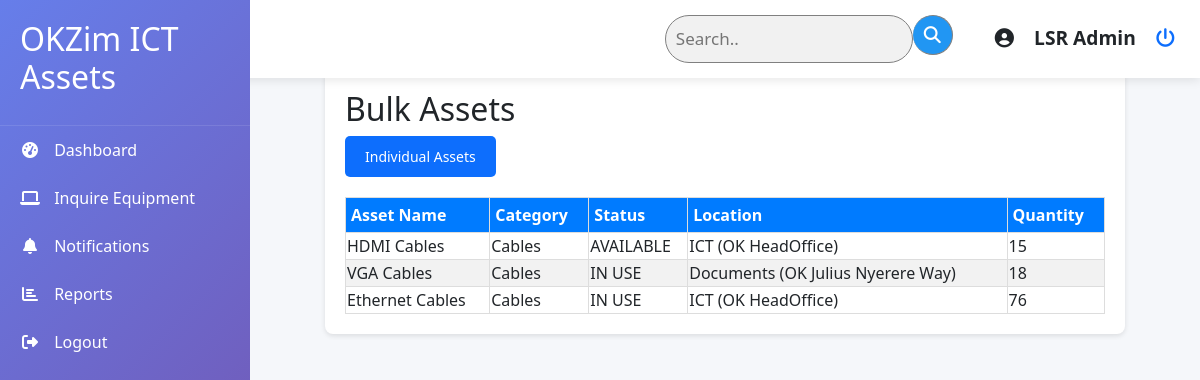
Page /asset_management/bulk_assets/ (signed in) on the committed database.
### asset_management/models.py (models this page shows, shortened)
class BulkAsset(models.Model):
    name = models.CharField(max_length=200)
    category = models.ForeignKey(AssetCategory, on_delete=models.PROTECT)
    quantity = models.PositiveIntegerField(default=1)
    purchase_date = models.DateField()
    vendor = models.ForeignKey(Vendor, on_delete=models.PROTECT)
    status = models.CharField(
        max_length=20,
        choices=[
            ("AVAILABLE", "Available"),
            ("IN USE", "In Use"),
            ("DEPLETED", "Depleted"),
        ],
        default="AVAILABLE",
    )
    location = models.ForeignKey(Department, on_delete=models.PROTECT)

class AssetCategory(models.Model):
    name = models.CharField(max_length=100)
    def __str__(self):
        return self.name
    class Meta:
        verbose_name_plural = "Asset Categories"

class Department(models.Model):
    name = models.CharField(max_length=100, unique=True)
    branch_name = models.ForeignKey(Branch, on_delete=models.CASCADE, related_name='departments')
    def __str__(self):
        return f"{self.name} ({self.branch_name.name})"

class Branch(models.Model):
    name = models.CharField(max_length=100, unique=True)
    code = models.CharField(max_length=5, unique=True)
    class Meta:
        verbose_name_plural = "Branches"

### asset_management/views.py (the view)
# urls.py: path('asset_management/bulk_assets/', views.bulk_assets, name='bulk_assets'),
@login_required
def bulk_assets(request):
    context = {
        "form": BulkAssetForm(),
        "bulk_assets": BulkAsset.objects.all(),
        "total_bulk_assets": BulkAsset.objects.aggregate(
            total_quantity=Sum("quantity")
        )["total_quantity"]
        or 0,
    }
    return render(request, "assets/bulk_assets.html", context)

### asset_management/forms.py
class BulkAssetForm(forms.ModelForm):
    class Meta:
        model = BulkAsset
        fields = [
            "name",
            "category",
            "quantity",
            "purchase_date",
            "vendor",
            "status",
            "location",
        ]

### asset_management/templates/assets/bulk_assets.html (shortened to what this page needs)
{% extends 'base.html' %}
{% load static %}
{% block content %}
<div class="container">
    <h2>Bulk Assets</h2>
    <a href="{% url 'individual_assets' %}" class="button-link">Individual Assets</a>
    <table class="styled-table">
        <thead>
            <tr>
                <th>Asset Name</th>
                <th>Category</th>
                <th>Status</th>
                <th>Location</th>
                <th>Quantity</th>
            </tr>
        </thead>
        <tbody>
            {% for bulk_asset in bulk_assets %}
            <tr>
                <td>{{ bulk_asset.name }}</td>
                <td>{{ bulk_asset.category }}</td>
                <td>{{ bulk_asset.status }}</td>
                <td>{{ bulk_asset.location }}</td>
                <td>{{ bulk_asset.quantity }}</td>
            </tr>
            {% endfor %}
        </tbody>
    </table>
</div>
{% endblock %}

### asset_management/templates/partials/header.html
<div class="header">
    <form class="example" action="action_page.php">
        <input type="text" placeholder="Search.." name="search">
        <button type="submit"><i class="fa fa-search"></i></button>
    </form>
    <div class="user-profile">
        <div>
            <i class="fas fa-user-circle"></i>
        </div>
        <div class="user-info">
            <div class="user-name">{{ request.user.get_full_name }}</div>
        </div>
        <a href="{% url 'logout' %}" class="logout-btn">
            <i class="fa-solid fa-power-off"></i>
        </a>
    </div>
</div>

### static/styles/css/global_styles.css (style rules this page uses)
.button-link { display: block; width: fit-content; padding: 10px 20px; font-size: 14px; text-align: center; text-decoration: none; color: white; background-color: #0d6efd; border-radius: 5px; border: none; cursor: pointer; }

### static/styles/css/dashboard.css (style rules this page uses)
:root { --primary: #0056b3; --secondary: #e67e22; --light: #f8f9fa; --dark: linear-gradient(135deg, #667eea 0%, #764ba2 100%);; --success: #28a745; --danger: #dc3545; }
body { font-family: 'Segoe UI', Tahoma, Geneva, Verdana, sans-serif; margin: 0; background-color: #f5f7fa; }
.header { background: white; padding: 15px 25px; margin-left: 300px; box-shadow: 0 2px 10px rgba(0,0,0,0.1); display: flex; justify-content: end; align-items: center; position: fixed; right: 0px; width: 100vw; z-index: 5; gap: 20px; }
.user-profile { font-size: 1.2rem; display: flex; align-items: center; gap: 20px; }
.user-info { font-weight: 600; }
form.example input[type=text] { padding: 10px; font-size: 17px; border: 1px solid grey; float: left; width: 80%; background: #f1f1f1; border-radius: 50px; }
form.example button { float: left; padding: 0px; width: 40px; height: 40px; border-radius: 50%; background: #2196F3; color: white; font-size: 17px; border: 1px solid grey; border-left: none; cursor: pointer; }
form.example::after { content: ""; clear: both; display: table; }
* { box-sizing: border-box }

### static/styles/css/asset_transfer.css (style rules this page uses)
.container { max-width: 800px; margin: auto; background: white; padding: 20px; border-radius: 8px; box-shadow: 0 2px 5px rgba(0, 0, 0, 0.1); }
input[type="text"], select, textarea { width: 100%; padding: 12px; border: 1px solid #ccc; border-radius: 4px; box-sizing: border-box; resize: vertical; }
.container { border-radius: 5px; background-color: #f2f2f2; padding: 20px; }

### static/styles/css/asset_management.css (style rules this page uses)
.styled-table { width: 100%; border-collapse: collapse; margin-top: 20px; }
.styled-table th, .styled-table td { border: 1px solid #ddd; text-align: left; }
.styled-table th { background-color: #007bff; padding: 5px; color: white; }
.styled-table tr:nth-child(even) { background-color: #f2f2f2; }

### static/styles/css/notifications.css (style rules this page uses)
.container { max-width: 800px; margin: auto; background: white; padding: 20px; border-radius: 8px; box-shadow: 0 2px 5px rgba(0, 0, 0, 0.1); }

### rows in the picture
BulkAsset: name "HDMI Cables", category "Cables", status "AVAILABLE", location "ICT (OK HeadOffice)", quantity "15"
BulkAsset: name "VGA Cables", category "Cables", status "IN USE", location "Documents (OK Julius Nyerere Way)", quantity "18"
BulkAsset: name "Ethernet Cables", category "Cables", status "IN USE", location "ICT (OK HeadOffice)", quantity "76"

### other values in the picture
{{ request.user.get_full_name }} "LSR Admin"
